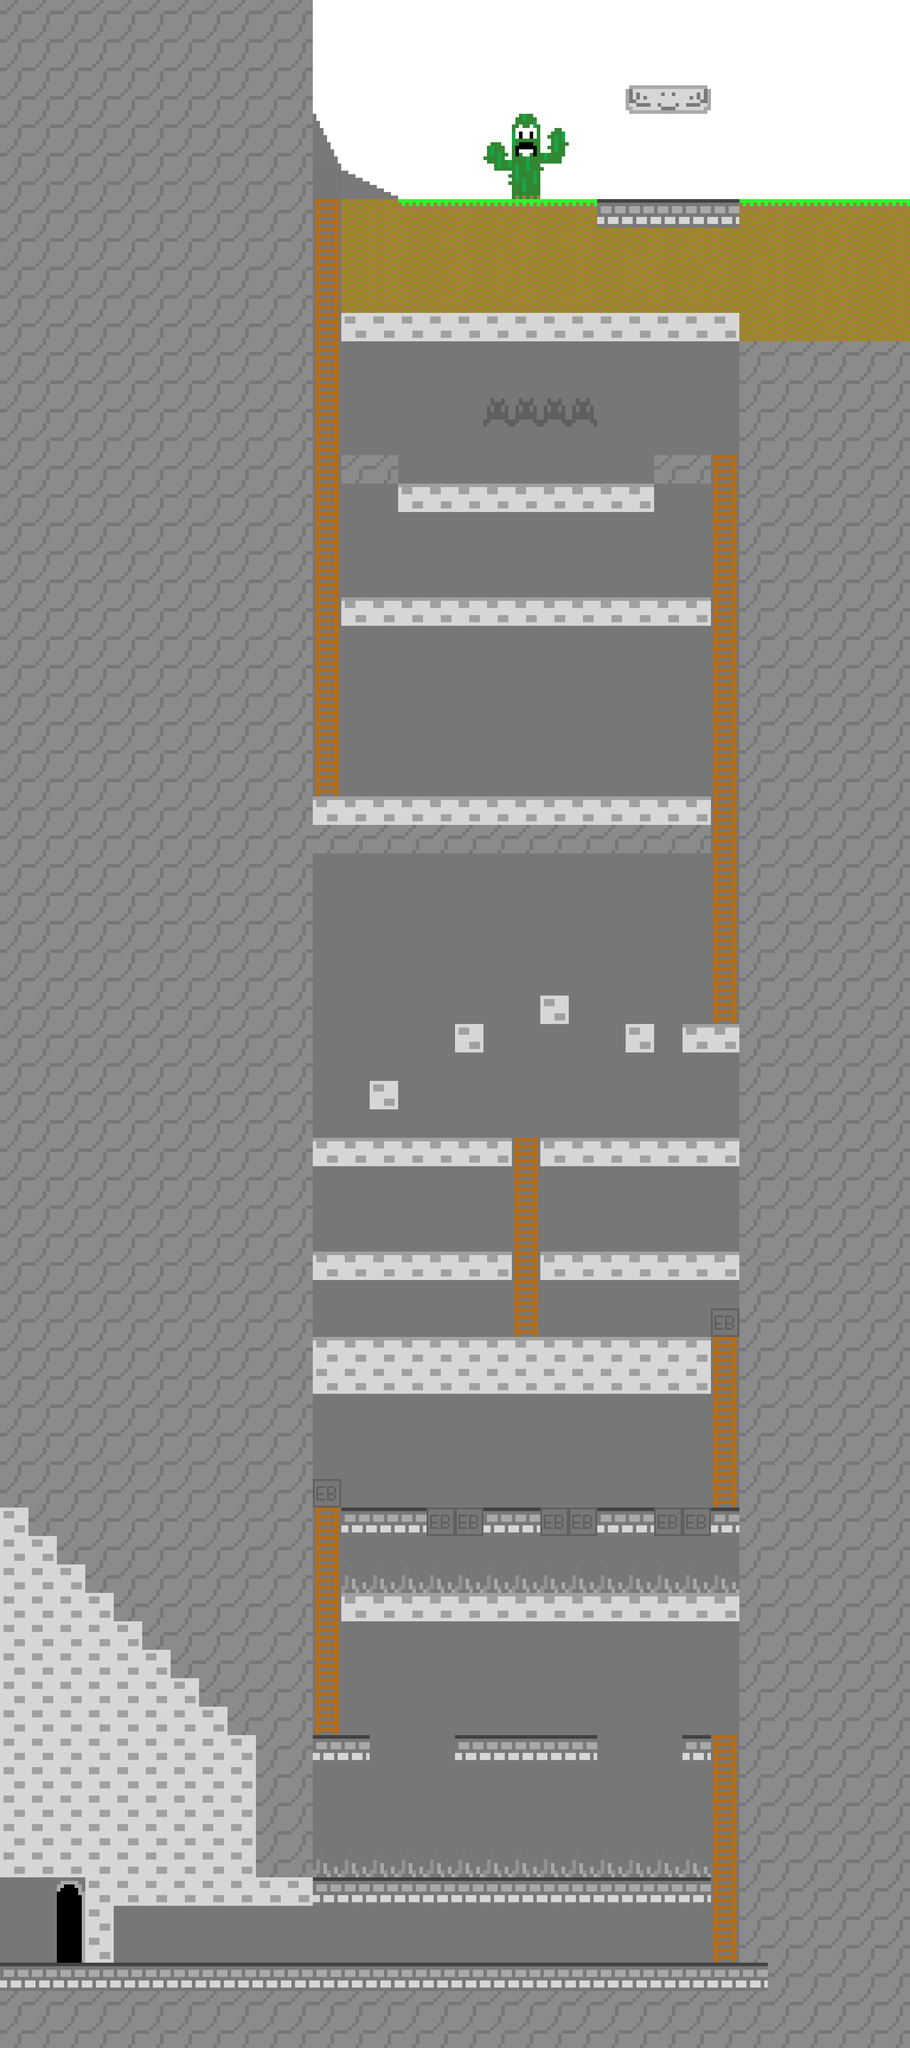

A level layout from a 2D game, rendered from its tile map. Below: a short description, then the map file with tile-grid data replaced by summaries:
An orthogonal 32x72 tile map with 64x64 px tiles, 2 tile layers (Background, Map), 3 tilesets and 15 objects (4x Enemy3, 3x Exit1, 2x EnemyEagle1, 2x EnemyDisk1, ChilliEL, ...).

<map version="1.10" tiledversion="1.12.2" orientation="orthogonal" renderorder="right-down" width="32" height="72" tilewidth="64" tileheight="64" infinite="0" backgroundcolor="#ffffff" nextlayerid="4" nextobjectid="366">
 <editorsettings>
  <export target="mexico10.json" format="json1" />
 </editorsettings>
 <tileset firstgid="1" name="spritesheet_mexico_64" tilewidth="64" tileheight="64" tilecount="84" columns="7">
  <image source="../game/tiles/spritesheet_mexico_64.png" width="448" height="768" />
 </tileset>
 <tileset firstgid="85" name="Objects" tilewidth="64" tileheight="64" tilecount="450" columns="10">
  <image source="../game/tiles/spritesheet_objects_64.png" width="672" height="2880" />
  <tile id="130">
   <properties>
    <property name="Name" type="int" value="0" />
   </properties>
  </tile>
 </tileset>
 <tileset firstgid="535" name="Objects" tilewidth="64" tileheight="64" tilecount="450" columns="10">
  <image source="../game/tiles/spritesheet_objects_64.png" width="672" height="2880" />
 </tileset>
 <layer id="2" name="Background" width="32" height="72">
  <data>[2304 cells, 903 non-empty, 16 distinct tile ids]</data>
 </layer>
 <layer id="1" name="Map" width="32" height="72">
  <data>[2304 cells, 1552 non-empty, 15 distinct tile ids]</data>
 </layer>
 <objectgroup id="3" name="Objects">
  <object id="321" name="Enemy3" gid="145" x="832" y="2432" width="64" height="64">
   <properties>
    <property name="rotation" value="0" />
    <property name="startXDirection" value="1" />
    <property name="startYDirection" value="0" />
   </properties>
  </object>
  <object id="322" name="ChilliEL" gid="205" x="704" y="3008" width="64" height="64" />
  <object id="346" name="EnemyEagle1" gid="285" x="1600" y="3328" width="64" height="64" />
  <object id="349" name="EnemyEagle1" gid="285" x="768" y="3328" width="64" height="64" />
  <object id="360" name="EnemyDisk1" gid="435" x="1152" y="2816" width="64" height="64">
   <properties>
    <property name="maxTravel" value="448" />
   </properties>
  </object>
  <object id="353" name="Player" gid="85" x="256" y="4416" width="64" height="64" />
  <object id="355" name="EnemyElMalo" gid="486" x="1216" y="1024" width="64" height="64" />
  <object id="356" name="Exit1" gid="29" x="1472" y="448" width="64" height="64" />
  <object id="357" name="Exit1" gid="29" x="1472" y="384" width="64" height="64" />
  <object id="358" name="Exit1" gid="29" x="1472" y="320" width="64" height="64" />
  <object id="359" name="Enemy1" gid="105" x="1088" y="3904" width="64" height="64" />
  <object id="362" name="EnemyDisk1" gid="435" x="1152" y="2688" width="64" height="64">
   <properties>
    <property name="maxTravel" value="320" />
   </properties>
  </object>
  <object id="363" name="Enemy3" gid="145" x="1088" y="2368" width="64" height="64">
   <properties>
    <property name="rotation" value="90" />
    <property name="startXDirection" value="0" />
    <property name="startYDirection" value="1" />
   </properties>
  </object>
  <object id="364" name="Enemy3" gid="145" x="1216" y="2368" width="64" height="64">
   <properties>
    <property name="rotation" value="180" />
    <property name="startXDirection" value="-1" />
    <property name="startYDirection" value="0" />
   </properties>
  </object>
  <object id="365" name="Enemy3" gid="145" x="1344" y="2368" width="64" height="64">
   <properties>
    <property name="rotation" value="270" />
    <property name="startXDirection" value="0" />
    <property name="startYDirection" value="1" />
   </properties>
  </object>
 </objectgroup>
</map>
